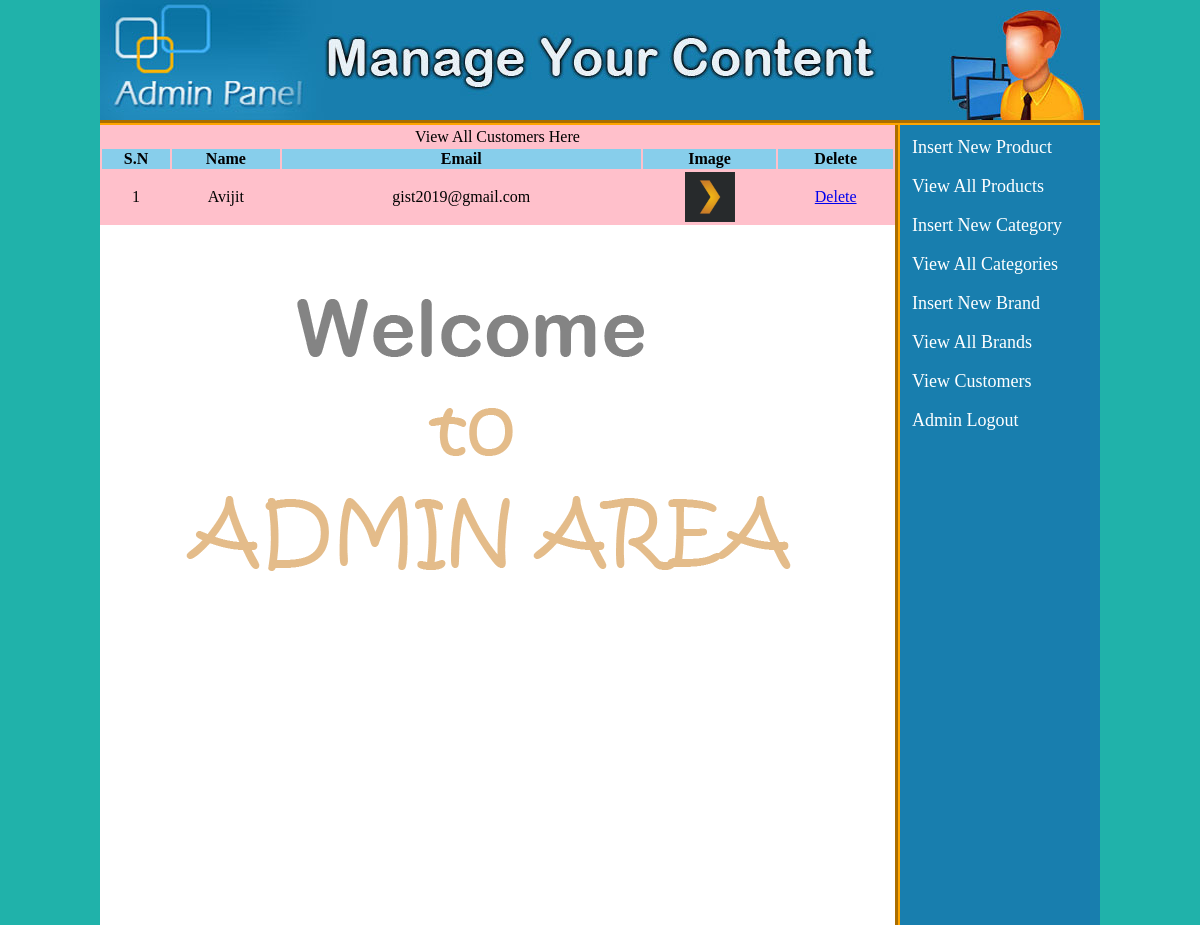
/admin_area/index.php?view_customers (signed in), run on the app's committed database.
### tables this page shows
CREATE TABLE `customers` (
  `customer_id` int(100) NOT NULL,
  `customer_ip` varchar(255) NOT NULL,
  `customer_name` text NOT NULL,
  `customer_email` varchar(100) NOT NULL,
  `customer_pass` varchar(100) NOT NULL,
  `customer_country` text NOT NULL,
  `customer_city` text NOT NULL,
  `customer_contact` varchar(255) NOT NULL,
  `customer_address` text NOT NULL,
  `customer_image` text NOT NULL
);

### admin_area/view_customers.php (the view)
<table width="795" align="center" bgcolor="pink">
<tr align="center">
    <td colspan="6"><h2>View All Customers Here</h2></td>
</tr>
<tr align="center" bgcolor="skyblue">
    <th>S.N</th>
    <th>Name</th>
    <th>Email</th>
    <th>Image</th>
    <th>Delete</th>
</tr>
<?php
include("includes/db.php");
$get_c = "select * from customers";
$run_c = mysqli_query($con, $get_c);
$i = 0;
while ($row_c=mysqli_fetch_array($run_c)){
    $c_id = $row_c['customer_id'];
    $c_name = $row_c['customer_name'];
    $c_email = $row_c['customer_email'];
    $c_image = $row_c['customer_image'];
    $i++;
?>
<tr align="center">
    <td><?php echo $i;?></td>
    <td><?php echo $c_name;?></td>
    <td><?php echo $c_email;?></td>
    <td><img src="../customer/customer_images/<?php echo $c_image;?>" width="50" height="50"/></td>
    <td><a href="delete_c.php?delete_c=<?php echo $c_id;?>">Delete</a></td>
</tr>
<?php } ?>
</table>

### admin_area/styles/style.css (style rules this page uses)
html, body, div, span, applet, object, iframe, h1, h2, h3, h4, h5, h6, p, a, big, img, small, strong, b, u, i, center, ul, li, form { margin: 0; padding: 0; border: 0; font-size: 100%; font: inherit; vertical-align: baseline; }
body { background: lightseagreen; }

### data on the page
customers: customer_name "Avijit", customer_email "gist2019@gmail.com", customer_image (picture)
